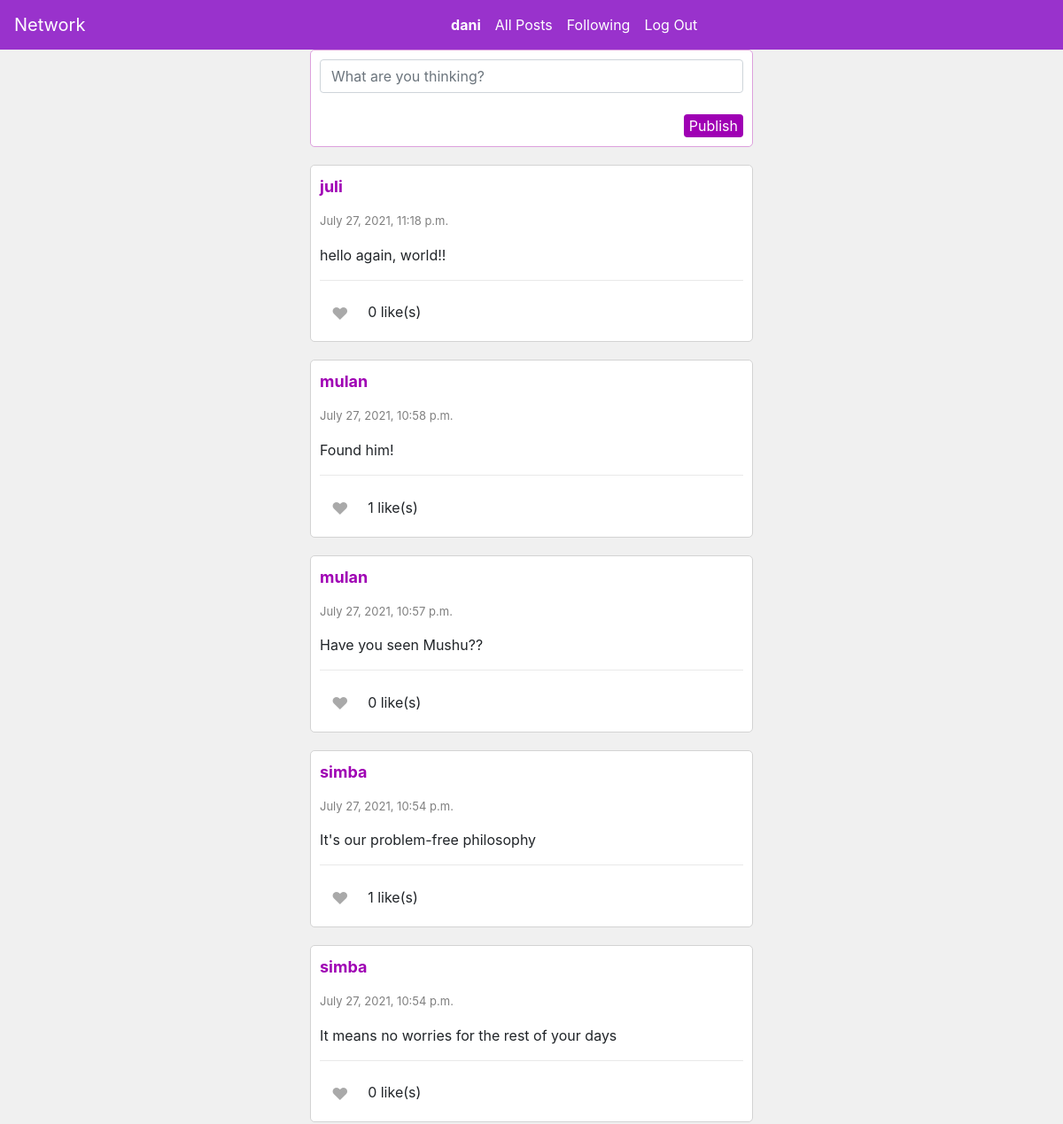
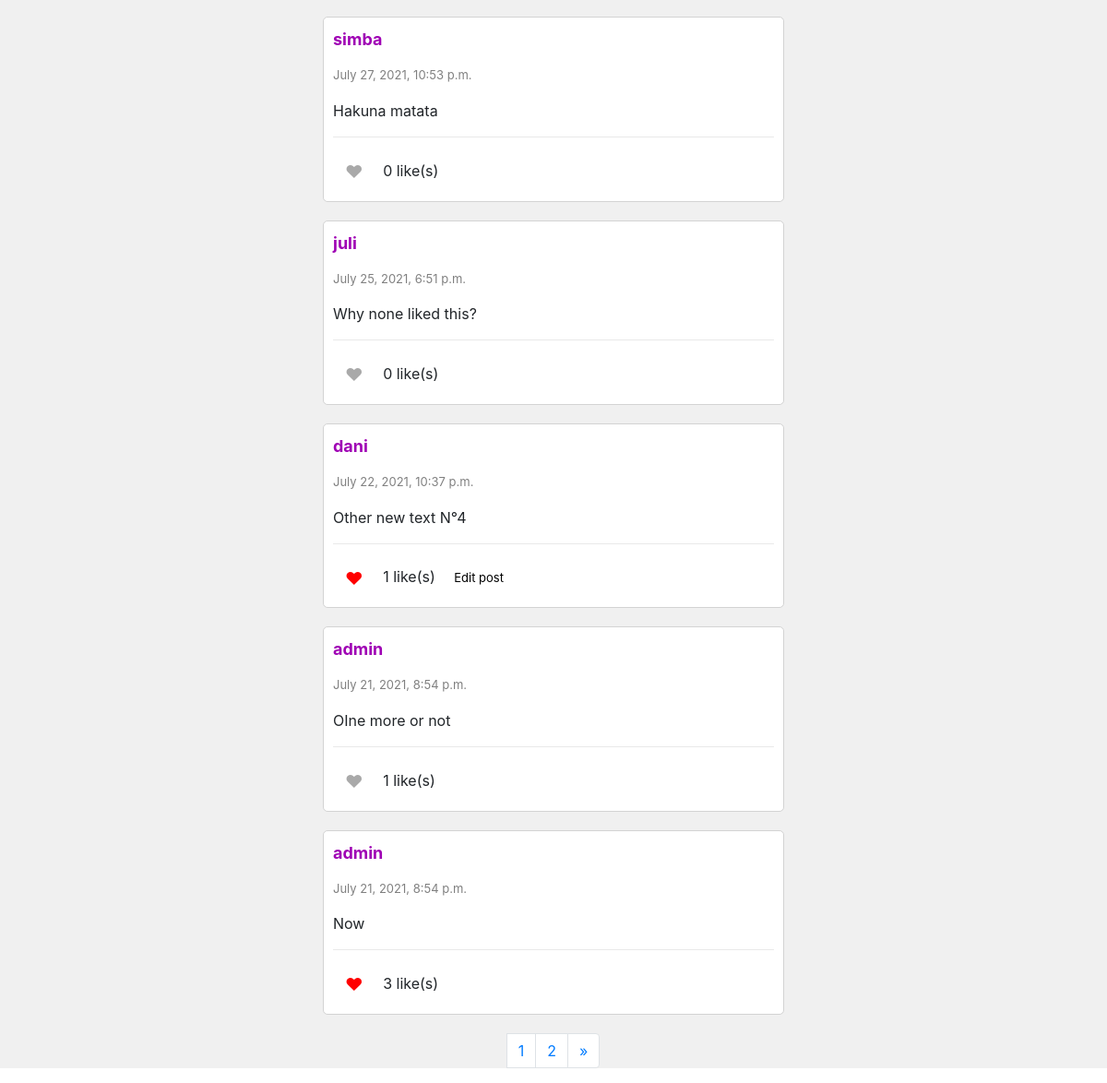
The app's page / (signed in) with its own data (2 pictures, top to bottom).
### network/models.py (models this page shows, shortened)
class User(AbstractUser):
    pass

class Post(models.Model):
    user= models.ForeignKey("User", on_delete=models.CASCADE, related_name="posts")
    content= models.TextField(blank=True)
    timestamp = models.DateTimeField(auto_now_add=True)
    likes= models.IntegerField(default=0)

### network/views.py (the view)
# urls.py: path("", views.index, name="index"),
def index(request):
    posts= Post.objects.all()
    posts= posts.order_by("-timestamp").all()
    if request.user != AnonymousUser():
        try:
            liked = Like.objects.filter(user=request.user)
            liked_posts= []
            for post in liked:
                liked_post= post.post
                liked_posts.append(liked_post)
        except Like.DoesNotExist:
            liked_posts=[]
    else:
        liked_posts=[]
    paginator= Paginator(posts, 10)
    page_number= request.GET.get('page')
    page_obj= paginator.get_page(page_number)
    return render(request, "network/index.html", {"page_obj": page_obj, "liked_posts": liked_posts})

### network/templates/network/index.html (shortened to what this page needs)
{% extends "network/layout.html" %}
{% load static %}
{% block body %}
    {% if user.is_authenticated %}
    <div id="new-post-view">
        <div class="container">
            <form id="newpost" action="{% url 'newpost' %}" method="post">
                <input type="textarea" class="form-control" id="content" name="content" placeholder="What are you thinking?" maxlength="400" rows="4"> <br>
                <input type="submit" class="publish-btn" id="publish-button" value="Publish">
            </form>
        </div>
    </div>
    {% endif %}
    <div id="posts-view">
        {% for post in page_obj %}
        <div class="post-container" id="post-{{post.id}}">
            <p name="username" id="username"><a href="{%url 'profile' post.user %}" class="username"><b>{{post.user}}</b></a></p>
            <p class="timestamp">{{post.timestamp}}</p>
            <p class="content" id="post-content-{{post.id}}">{{post.content}}</p>
            <hr class="solid">
            {% if user.is_authenticated %}
                {% if post in liked_posts %}
                    <button class="btn mr-1 d-inline-block" style="color: red; font-size: larger;" id="like-btn-{{post.id}}" onclick="like('{{post.id}}')">♥</button>
                {% else %}
                    <button class="btn mr-1 d-inline-block" style="color: darkgray; font-size: larger;" id="like-btn-{{post.id}}" onclick="like('{{post.id}}')">♥</button>
                {% endif %}
            {% endif %}
                <p class="likecount" id="like-count-{{post.id}}" style="display: inline;">{{post.likes}} like(s)</p>
            {% if post.user.id == user.id%}
                <button id="edit" onclick="edit('{{post.id}}')" class="edit-btn">Edit post</button>
            {% endif%}
        </div>
        {% endfor %}
    </div>
    <div class="text-center">
    <nav aria-label="Page navigation example">
        <ul class="pagination">
          <li class="page-item">
          <li class="page-item"><a class="page-link" href="?page={{ page_obj.number }}">{{ page_obj.number }}</a></li>
          {% if page_obj.has_next %}
          <li class="page-item"><a class="page-link" href="?page={{ page_obj.next_page_number }}">{{ page_obj.next_page_number }}</a></li>
          <li class="page-item">
            <a class="page-link" href="?page={{ page_obj.next_page_number }}" aria-label="Next">
              <span aria-hidden="true">&raquo;</span>
            </a>
            {% endif %}
          </li>
        </ul>
      </nav>
    </div>
{% endblock %}

### network/templates/network/layout.html (shortened to what this page needs)
{% load static %}
<!DOCTYPE html>
<html lang="en">
    <head>
        <link rel="stylesheet" href="https://stackpath.bootstrapcdn.com/bootstrap/4.4.1/css/bootstrap.min.css">
        <link href="{% static 'network/styles.css' %}" rel="stylesheet">
    </head>
    <body>
        <div id="navbar" >
        <nav class="navbar navbar-expand-lg flex-sm-nowrap flex-wrap" id="navbar" style="background-color: darkorchid; margin-bottom: 0px;">
            <a class="navbar-brand" href="#" style="color: white;">Network</a>
            <div class="navbar-collapse collapse flex-grow-1 justify-content-center">
              <ul class="navbar-nav mx-auto">
                {% if user.is_authenticated %}
                    <li class="nav-item">
                        <a class="nav-link" href="{%url 'profile' user.username %}" style="color: white;"><strong>{{ user.username }}</strong></a>
                    </li>
                {% endif %}
                <li class="nav-item">
                  <a class="nav-link" href="{% url 'index' %}" style="color: white;">All Posts</a>
                </li>
                {% if user.is_authenticated %}
                    <li class="nav-item">
                        <a class="nav-link" href="{% url 'following' %}" style="color: white;">Following</a>
                    </li>
                    <li class="nav-item">
                        <a class="nav-link" href="{% url 'logout' %}" style="color: white;">Log Out</a>
                    </li>
                {% endif %}
              </ul>
            </div>
          </nav>
        </div>
        <div class="body">
            {% block body %}
            {% endblock %}
        </div>
    </body>
</html>

### network/static/network/styles.css (style rules this page uses)
.post-container { background-color: white; border-style: solid; border-color: lightgray; border-width: 1px; padding: 10px; margin-left: auto; margin-right: auto; margin-top: 20px; margin-bottom: 20px; border-radius: 5px; width: 500px; overflow:hidden; }
.container { background-color: white; border-style: solid; border-color: plum; border-width: 1px; padding: 10px; margin-left: auto; margin-right: auto; margin-top: auto; margin-bottom: 20px; border-radius: 5px; width: 500px; overflow:hidden; }
.timestamp { color: gray; font-size: small; }
.username { color:rgb(159, 0, 180); font-size:large; }
.body { background-color: rgb(240, 240, 240); margin-top: 0px; padding-top: 0px; }
.edit-btn { display: inline; margin-left: 10px; font-size: small; border-width: 0px; background-color: white; }
.solid { border-top: 1px solid rgb(233, 233, 233); }
.form-control { outline: none; min-width: 100%; min-height: 100%; }
.publish-btn { background-color: rgb(159, 0, 180); color: white; width: auto; border-width: 0px; border-radius: 4px; float:right; }
ul li { display: inline-block; }
.pagination { display: flex; justify-content: center; }

### records on screen
User: username "dani"
Post: user "juli", timestamp "July 27, 2021, 11:18 p.m.", content "hello again, world!!", likes "0"
Post: user "mulan", timestamp "July 27, 2021, 10:58 p.m.", content "Found him!", likes "1"
Post: user "mulan", timestamp "July 27, 2021, 10:57 p.m.", content "Have you seen Mushu??", likes "0"
Post: user "simba", timestamp "July 27, 2021, 10:54 p.m.", content "It's our problem-free philosophy", likes "1"
Post: user "simba", timestamp "July 27, 2021, 10:54 p.m.", content "It means no worries for the rest of your days", likes "0"
Post: user "simba", timestamp "July 27, 2021, 10:53 p.m.", content "Hakuna matata", likes "0"
Post: user "juli", timestamp "July 25, 2021, 6:51 p.m.", content "Why none liked this?", likes "0"
Post: user "dani", timestamp "July 22, 2021, 10:37 p.m.", content "Other new text N°4", likes "1"
Post: user "admin", timestamp "July 21, 2021, 8:54 p.m.", content "OIne more or not", likes "1"
Post: user "admin", timestamp "July 21, 2021, 8:54 p.m.", content "Now", likes "3"

### other values on screen
{{ page_obj.number }} "1"
{{ page_obj.next_page_number }} "2"
